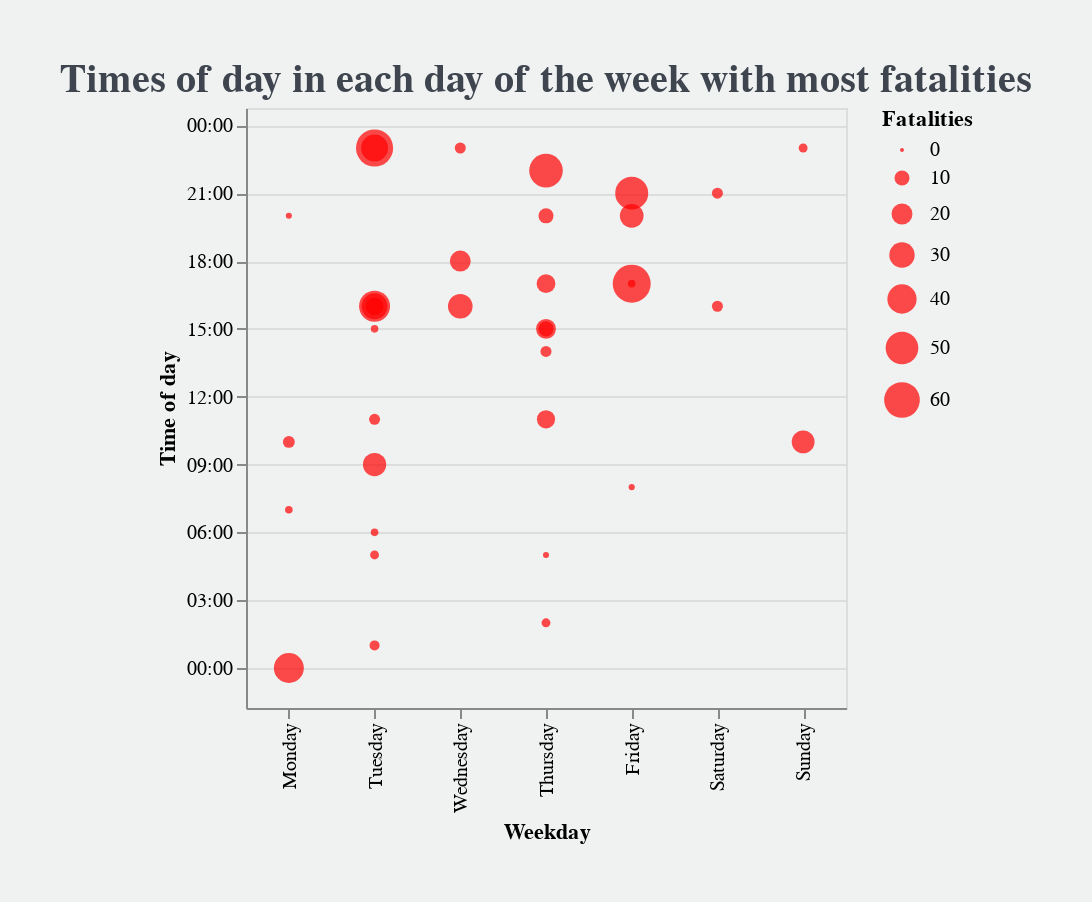

Write notebook code for a chart like this one.
### Code cell
slider = alt.binding_range(min=1959, max=2009, step=1)
select_year = alt.selection_single(name="year", fields=['Year'], bind=slider, init={'Year': 1959})

alt.Chart(vis12).mark_circle().encode(
    x = alt.X('Weekday:N', title = "Weekday", type = 'ordinal', sort = ['Monday','Tuesday','Wednesday','Thursday','Friday','Saturday','Sunday']),
    y = alt.Y('Time:T', timeUnit = 'hours', title = "Time of day", scale=alt.Scale(padding=20)),
    color = alt.value('red'),
    size = alt.Size('Fatalities:Q'),
    tooltip = ['Aboard', 'Fatalities']
).properties(width = 300, background = '#F0F1F1', padding = 30, title = alt.TitleParams(text = 'Times of day in each day of the week with most fatalities',
                    font = 'Inconsolata', fontSize = 20, color = '#3E454F')).add_selection(select_year).transform_filter(select_year)

### Figure 1 — Vega-Lite specification as saved in the notebook (floating-point values rounded to 4 significant figures; data arrays with more than 128 entries replaced by an {"elided": "..."} marker saying what was removed)
{"config": {"view": {"continuousWidth": 400, "continuousHeight": 300}}, "data": {"name": "data-c8246ee5343b2b7deed598e7368d079f"}, "mark": "circle", "background": "#F0F1F1", "encoding": {"color": {"value": "red"}, "size": {"type": "quantitative", "field": "Fatalities"}, "tooltip": [{"type": "quantitative", "field": "Aboard"}, {"type": "quantitative", "field": "Fatalities"}], "x": {"type": "ordinal", "field": "Weekday", "sort": ["Monday", "Tuesday", "Wednesday", "Thursday", "Friday", "Saturday", "Sunday"], "title": "Weekday"}, "y": {"type": "temporal", "field": "Time", "scale": {"padding": 20}, "timeUnit": "hours", "title": "Time of day"}}, "padding": 30, "selection": {"year": {"type": "single", "fields": ["Year"], "bind": {"input": "range", "max": 2009, "min": 1959, "step": 1}, "init": {"Year": 1959}}}, "title": {"text": "Times of day in each day of the week with most fatalities", "color": "#3E454F", "font": "Inconsolata", "fontSize": 20}, "transform": [{"filter": {"selection": "year"}}], "width": 300, "$schema": "https://vega.github.io/schema/vega-lite/v4.0.0.json", "datasets": {"data-c8246ee5343b2b7deed598e7368d079f": {"elided": "2158 records"}}}
